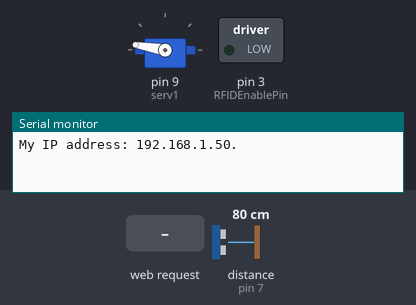
Recording of a sketch running on a simulated Arduino Uno, built for the host (arithmetic inside an expression is 32-bit, double 64-bit). Parts: servo, switched loads named in the sketch (green lamp = pin HIGH), the last lines printed to the serial monitor. Wiring (inferred from the names in the program): ultrasonic range finder: trigger pin 7; echo pin 7. The inputs (shaded band) are chosen by the test bench; at power-on: distance to the obstacle (sensor on pin 7) 80 cm. The echo pulse lasts 58.3 µs per cm; WiFi joins after 1.5 s; servers stay silent unless stated.

Above: at 2.7 s.
2.8 s: HTTP request GET /servo received
At 3.6 s:
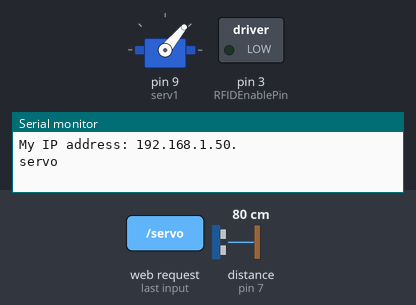
6.8 s: distance to the obstacle (sensor on pin 7) set to 12 cm
8.3 s: distance to the obstacle (sensor on pin 7) set to 9 cm
At 9.2 s:
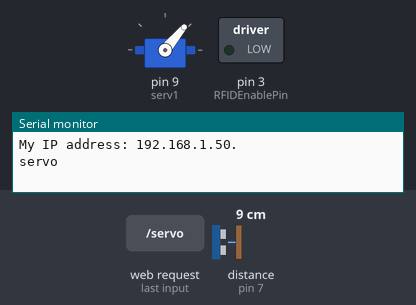
9.8 s: distance to the obstacle (sensor on pin 7) set to 18 cm
At 10.4 s:
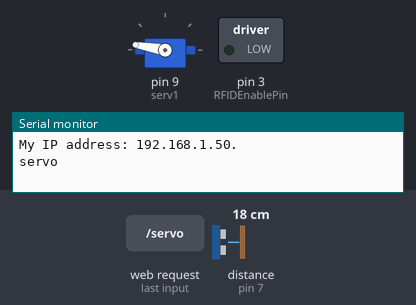
Timing chart, 0 to 12.3 s (numbered marks = the images above; inputs shaded):
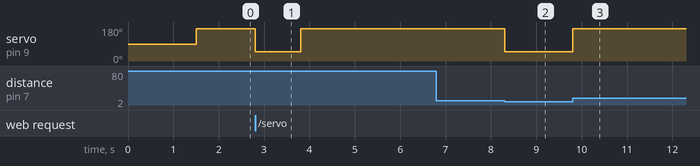

Measured:
- after the input at 2.8 s, servo on pin 9 (serv1): 170° → 50° at once, → 170° 1.0 s later
- after the input at 6.8 s, every drawn part: stays the same
- after the input at 8.3 s, servo on pin 9 (serv1): 170° → 50° at once
- after the input at 9.8 s, servo on pin 9 (serv1): 50° → 170° at once

The sketch:

robot_control.ino
```cpp
#include <Servo.h>
#include <SoftwareSerial.h>
#include <SPI.h>
#include <Ethernet.h>

#define BAUDRATE 9600
#define RFIDEnablePin 3
#define RFIDSerialRate 2400
#define RxPin 5
#define TxPin 4
#define STRING_BUFFER_SIZE 128

Servo serv1;
SoftwareSerial RFIDReader(RxPin,TxPin);

String RFIDTAG = "";
String DisplayTAG = "";

char cmd[15];
char param1[15];
char domoserver[] = "192.168.3.218";

int calibrationTime = 30;
int pirPin = 3;
const int pingPin = 7;

long inches;
long cm;
long duration;

boolean lockLow = true;
boolean takeLowTime;

char buffer[STRING_BUFFER_SIZE];

byte mac[] = {
  0x90, 0xA2, 0xDA, 0x0F, 0x3B, 0x4C };

EthernetServer server = EthernetServer(80);
EthernetClient ethclient;

void setup() {
  // Init RFID
  RFIDReader.begin(RFIDSerialRate);
  pinMode(RFIDEnablePin,OUTPUT);
  digitalWrite(RFIDEnablePin, LOW);
  // Init Serial USB
  Serial.begin(BAUDRATE);
  // Init Ethernet
  if (Ethernet.begin(mac) == 0) {
    Serial.println("Failed to configure Ethernet using DHCP");
    for(;;)
      ;
  }
  Serial.print("My IP address: ");
  for (byte thisByte = 0; thisByte < 4; thisByte++) {
    // print the value of each byte of the IP address:
    Serial.print(Ethernet.localIP()[thisByte], DEC);
    Serial.print(".");
  }
  Serial.println();
  // Init Servo
  serv1.attach(9);
  server.begin();
}

void loop() {
  // RFID ID
  getRfid();
  pinMode(pingPin, OUTPUT);
  digitalWrite(pingPin, LOW);
  delayMicroseconds(2);
  digitalWrite(pingPin, HIGH);
  delayMicroseconds(5);
  digitalWrite(pingPin, LOW);
  pinMode(pingPin, INPUT);
  duration = pulseIn(pingPin, HIGH);
  inches = microsecondsToInches(duration);
  cm = microsecondsToCentimeters(duration);
  if (cm <= 10) {
    serv1.write(50);
  } else {
    serv1.write(170);
  }
  // Service REST
  apiRobot(server);

}

// Get RFID ID from sensor
void getRfid() {
  if (RFIDReader.available() > 0) {
    ReadSerial(RFIDTAG);
    if ( DisplayTAG != RFIDTAG) {
      DisplayTAG=RFIDTAG;
      if (ethclient.connect(domoserver, 5000)) {
        ethclient.print("PUT /rest/rfid/");
        ethclient.print(DisplayTAG);
        ethclient.println(" HTTP/1.1");
        ethclient.println("Connection: close");
        ethclient.println();
      }
      ethclient.stop();
      Serial.println("RFID:" + DisplayTAG);
    }
  }
}

// Fonction to read
void ReadSerial(String &ReadTagString)
{
  int bytesread = 0;
  int  val = 0;
  char code[10];
  String TagCode="";

  if(RFIDReader.available() > 0) {
    if((val = RFIDReader.read()) == 10) {
      bytesread = 0;
      while(bytesread<10) {
        if( RFIDReader.available() > 0) {
          val = RFIDReader.read();
          if((val == 10)||(val == 13)) {
            break;
          }
          code[bytesread] = val;
          bytesread++;
        }
      }
      if(bytesread == 10) {

        for(int x=0;x<10;x++)
        {
          TagCode += code[x];
        }
        ReadTagString = TagCode;
        while(RFIDReader.available() > 0)
        {
          RFIDReader.read();
        }

      }
      bytesread = 0;
      TagCode="";
    }
  }
}

void apiRobot(EthernetServer server) {
  EthernetClient client = server.available();
  if (client) {
    boolean currentLineIsBlank = true;
    while (client.connected()) {
      if (client.available()) {
        char c;
        int bufindex = 0; // reset buffer
        buffer[0] = client.read();
        buffer[1] = client.read();
        bufindex = 2;
        // Read the first line to determin the request page
        while (buffer[bufindex-2] != '\r' && buffer[bufindex-1] != '\n') {
          // read full row and save it in buffer
          c = client.read();
          if (bufindex<STRING_BUFFER_SIZE) {
            buffer[bufindex] = c;
          }
          bufindex++;
        }
        bufindex = 0;

        int nSegments = countSegments(buffer);
        char **pathsegments = parse(buffer);

        int i = 0;
        for(i=0; i<nSegments; i++) {
          Serial.println(pathsegments[i]);
        }
        if (c == '\n' && currentLineIsBlank) {
          handleCommand(client, pathsegments[0], pathsegments[1]);
          break;
        }
        if (c == '\n') {
          currentLineIsBlank = true;
        } else if (c != '\r') {
          currentLineIsBlank = false;
        }

      }
    }
    client.stop();
    while(client.status() != 0){
      delay(5);
    }
  }
}

int countSegments(char* str) {
  int p = 0;
  int count = 0;
  while (str[p] != '\0') {
    if (str[p] == '/') {
      count++;
    }
    p++;
  }
  // We don't want to count the / in 'HTTP/1.1'
  count--;
  return count;
}

void handleCommand(EthernetClient client, char* cmd, char* param) {
  if (strcmp(cmd, "rfid") == 0) {
    sendRfid(client);
  } else if (strcmp(cmd, "servo") == 0) {
    commandServo(client, param);
  } else {
    send404(client);
  }
}

char** parse(char* str) {
  char ** messages;
  messages = (char**)malloc(sizeof(char *));
  char *p;
  p = strtok(str, " ");
  unsigned int i = 0;
  while (p != NULL) {
    p = strtok(NULL, "/");
    char *sp;
    boolean last = false;
    sp = strchr(p, ' ');
    if (sp != NULL) {
      *sp++ = '\0';
      last = true;
    }
    messages[i] = p;
    i++;
    if (last) {
      break;
    }
    messages = (char**)realloc(messages, sizeof(char *) * i + 1);
  }
  messages[i] = '\0';
  return messages;
}

void sendRfid(EthernetClient client) {
  if (DisplayTAG == "") {
    client.println("HTTP/1.1 200 OK");
    client.println("Content-Type: application/json");
    client.println("Connnection: close");
    client.println();
    client.println("{");
    client.print("\"rfid");
    client.print("\": ");
    client.print("\"none");
    client.println("\n}");
  } else {
    client.println("HTTP/1.1 200 OK");
    client.println("Content-Type: application/json");
    client.println("Connnection: close");
    client.println();
    client.println("{");
    client.print("\"rfid");
    client.print("\": ");
    client.print(DisplayTAG);
    client.println("\n}");
  }
}

void send404(EthernetClient client) {
  client.println("HTTP/1.1 404 OK");
  client.println("Content-Type: text/html");
  client.println("Connnection: close");
  client.println();
  client.println("<!DOCTYPE HTML>");
  client.println("<html><body>404</body></html>");
}

void commandServo(EthernetClient client, char* param) {
  int movement = map(atoi(param), 0, 179, 50  , 180);
  client.println("HTTP/1.1 200 OK");
  client.println("Content-Type: text/html");
  client.println("Connnection: close");
  client.println();
  client.println("<!DOCTYPE HTML>");
  client.print("<html><body>");
  client.print(movement);
  client.println("</body></html>");

  serv1.write(movement);
  delay(1000);
}

long microsecondsToInches(long microseconds) {
  return microseconds / 74 / 2;
}

long microsecondsToCentimeters(long microseconds) {
  return microseconds / 29 / 2;
}
```
